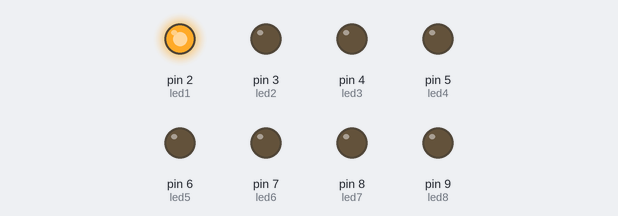
Bench run of a sketch on a simulated Arduino Uno, built with avr-gcc and run on an emulated ATmega328P. Parts: output pins drawn as LEDs (lit = HIGH).

Above: at 0.15 s.
At 0.75 s:
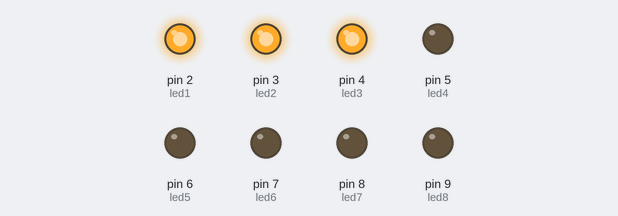
At 1.35 s:
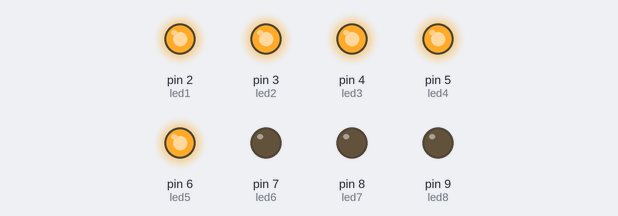
At 2.85 s:
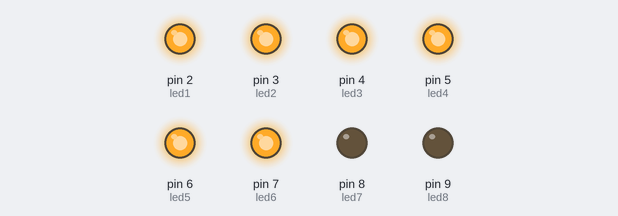
At 4.05 s:
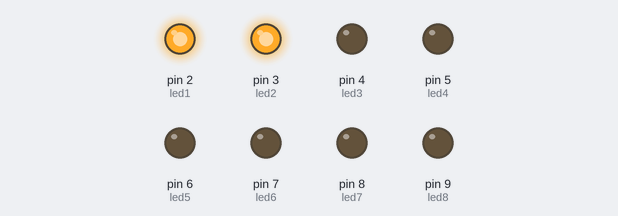
At 5.85 s:
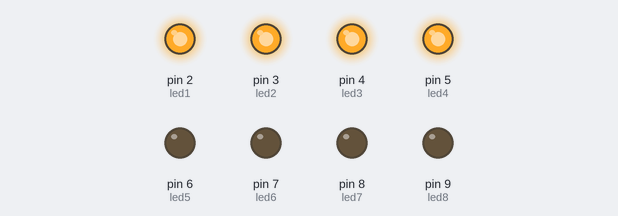
Timing chart, 0 to 6.2 s (numbered marks = the images above):
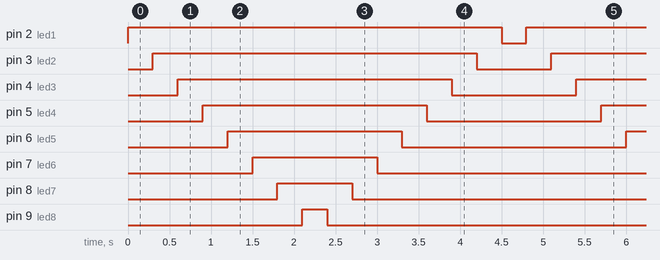

The sketch:

6_LED-S_yle_-_MHP.ino
```cpp
// Oppgave 6 - LED-Søyle - 30.01.2018 - MHP

// KONSTANTER:
const byte led1 = 2;
const byte led2 = 3;
const byte led3 = 4;
const byte led4 = 5;
const byte led5 = 6;
const byte led6 = 7;
const byte led7 = 8;
const byte led8 = 9;

// VARIABLER:
int time_delay = 300;

// SETUP:
void setup() {
  pinMode(led1, OUTPUT);
  pinMode(led2, OUTPUT);
  pinMode(led3, OUTPUT);
  pinMode(led4, OUTPUT);
  pinMode(led5, OUTPUT);
  pinMode(led6, OUTPUT);
  pinMode(led7, OUTPUT);
  pinMode(led8, OUTPUT);
}

// FUNKSJONER:

// HOVUDPROGRAM:
void loop() {
  digitalWrite (led1, HIGH);
  delay(time_delay);
  digitalWrite (led2, HIGH);
  delay(time_delay);
  digitalWrite (led3, HIGH);
  delay(time_delay);
  digitalWrite (led4, HIGH);
  delay(time_delay);
  digitalWrite (led5, HIGH);
  delay(time_delay);
  digitalWrite (led6, HIGH);
  delay(time_delay);
  digitalWrite (led7, HIGH);
  delay(time_delay);
  digitalWrite (led8, HIGH);
  delay(time_delay);
  digitalWrite (led8, LOW);
  delay(time_delay);
  digitalWrite (led7, LOW);
  delay(time_delay);
  digitalWrite (led6, LOW);
  delay(time_delay);
  digitalWrite (led5, LOW);
  delay(time_delay);
  digitalWrite (led4, LOW);
  delay(time_delay);
  digitalWrite (led3, LOW);
  delay(time_delay);
  digitalWrite (led2, LOW);
  delay(time_delay);
  digitalWrite (led1, LOW);
  delay(time_delay);
}
```

Measured:
- by itself, pin 2 (led1): alternates HIGH for 4.5 s and LOW for 0.30 s
- by itself, pin 3 (led2): alternates HIGH for 3.9 s and LOW for 0.90 s
- by itself, pin 4 (led3): alternates HIGH for 3.3 s and LOW for 1.5 s
- by itself, pin 5 (led4): alternates HIGH for 2.7 s and LOW for 2.1 s
- by itself, pin 6 (led5): alternates HIGH for 2.1 s and LOW for 2.7 s
- by itself, pin 7 (led6): alternates HIGH for 1.5 s and LOW for 3.3 s
- by itself, pin 8 (led7): alternates HIGH for 0.90 s and LOW for 3.9 s
- by itself, pin 9 (led8): alternates HIGH for 0.30 s and LOW for 4.5 s
